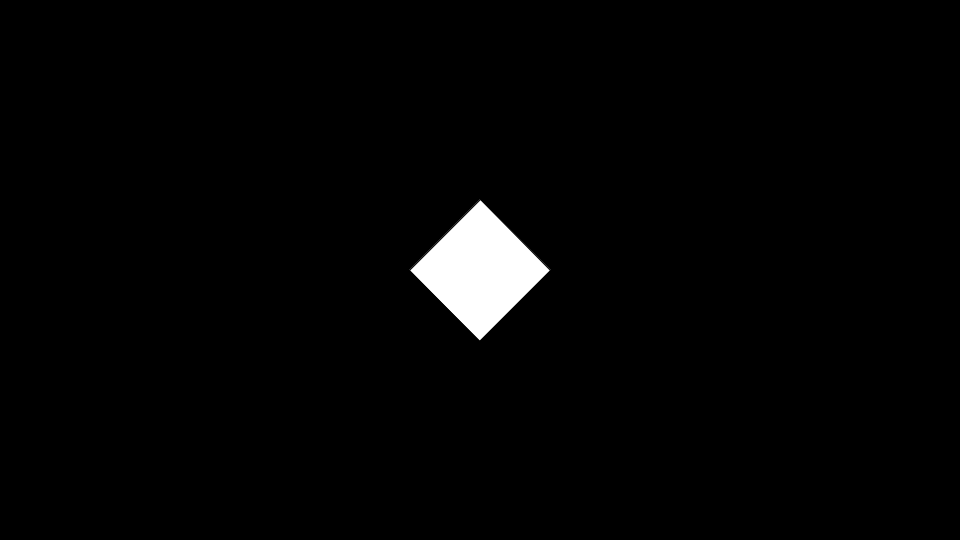
Frame 1 (no input)
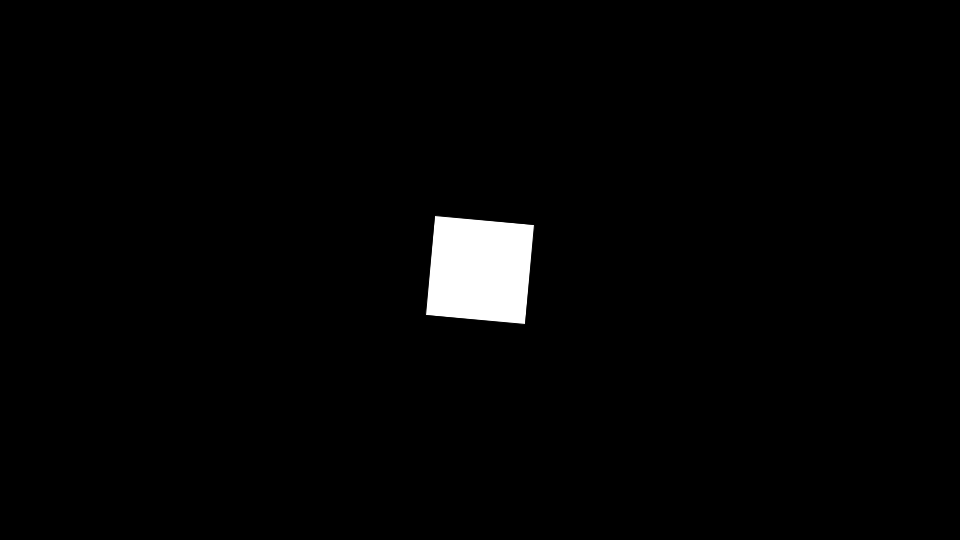
Frame 60 (the mouse pressed at the canvas centre just before this capture)
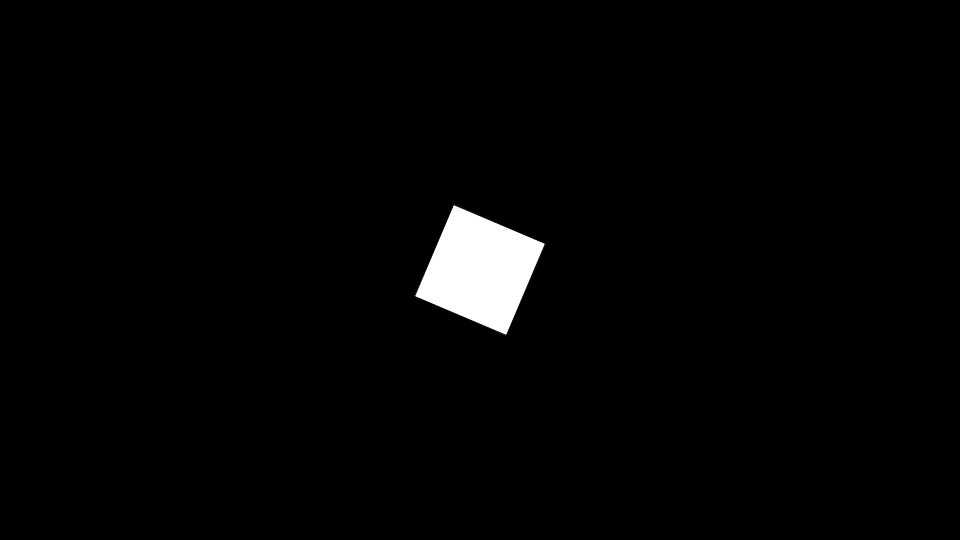
Frame 120 (the mouse held since frame 60 and released just before this capture)

The Processing sketch that drew these frames (run headless with seeded random() and noise(); from frame 60 on, the mouse is pressed at the canvas centre):

// Processing sketch: sketch_200331c
// ── sketch_200331c.pde
float angle = radians(45);

void setup()
{
  size(960, 540);
  smooth();
  rectMode(CENTER);
}

void draw()
{
  background(0);
  translate(width/2, height/2);
  
  rotate(angle);
  rect(0, 0, 100, 100);
  
  angle += 1;
}
